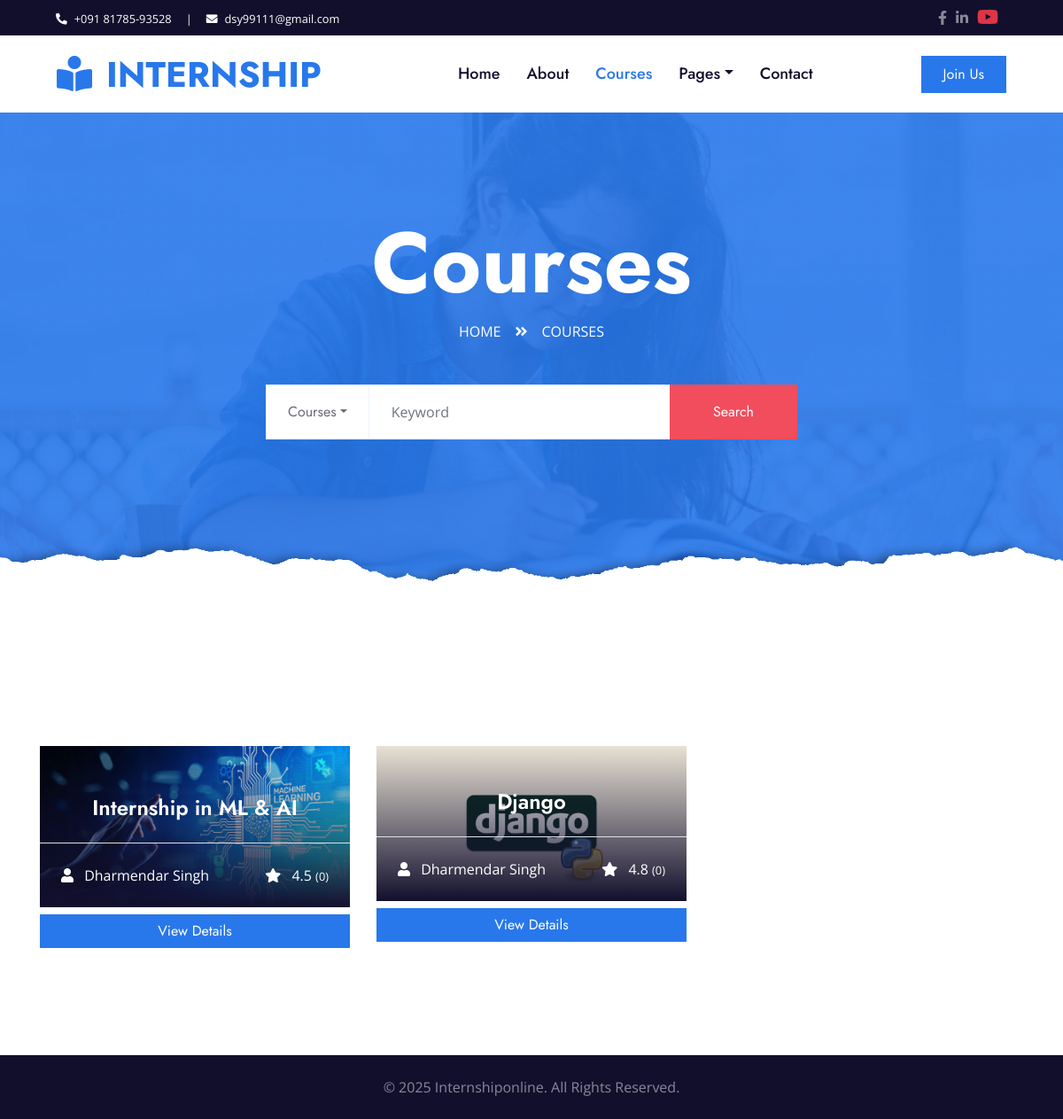
Page /courses/ on the committed database.
### internshipmain/models.py (models this page shows, shortened)
class Course(models.Model):
    title = models.CharField(max_length=255)
    description = models.TextField()
    image = models.ImageField(upload_to="courses/", blank=True, null=True)
    instructor = models.CharField(max_length=200)
    rating = models.FloatField(default=0.0)
    reviews_count = models.IntegerField(default=0)
    language = models.CharField(max_length=50, default="English")
    price = models.DecimalField(max_digits=8, decimal_places=2)
    category = models.CharField(max_length=100, default="General")  # For related courses

### internshipmain/views.py (the view)
# urls.py: path('courses/', views.courses, name='courses'),
def courses(request):
    q = request.GET.get("q")
    if q:
        all_courses = Course.objects.filter(
            Q(title__icontains=q) |
            Q(description__icontains=q) |
            Q(category__icontains=q) |
            Q(language__icontains=q)
        )
    else:
        all_courses = Course.objects.all()
    return render(request, "internshipmain/course.html", {
        "courses": all_courses,
        "query": q,
    })

### internshipmain/templates/internshipmain/course.html (shortened to what this page needs)
{% load static %}
<!DOCTYPE html>
<html lang="en">
<head>
    <link href="https://cdnjs.cloudflare.com/ajax/libs/font-awesome/5.10.0/css/all.min.css" rel="stylesheet">
    <link href="{% static 'lib/owlcarousel/assets/owl.carousel.min.css' %}" rel="stylesheet">
    <link href="{% static 'css/style.css' %}" rel="stylesheet">
</head>
<body>
    <div class="container-fluid bg-dark">
        <div class="row py-2 px-lg-5">
            <div class="col-lg-6 text-center text-lg-left mb-2 mb-lg-0">
                <div class="d-inline-flex align-items-center text-white">
                    <small><i class="fa fa-phone-alt mr-2"></i>+091 81785-93528</small>
                    <small class="px-3">|</small>
                    <small><i class="fa fa-envelope mr-2"></i>dsy99111@gmail.com</small>
                </div>
            </div>
            <div class="col-lg-6 text-center text-lg-right">
                <div class="d-inline-flex align-items-center">
                  <a href="https://www.facebook.com/profile.php?id=100067208660401"
   style="margin-right:10px; display:inline-block;"
   class="text-white-50">
    <i class="fab fa-facebook-f"></i>
</a>
<a href="https://www.linkedin.com/in/dharmender-singh-87997899/"
   style="margin-right:10px; display:inline-block;"
   class="text-white-50">
    <i class="fab fa-linkedin-in"></i>
</a>
<a href="https://www.youtube.com/@codewithdharm"
   target="_blank"
   style="margin-right:10px; display:inline-block;"
   class="text-danger">
    <i class="fab fa-youtube fa-lg"></i>
</a>
                </div>
            </div>
        </div>
    </div>
    <div class="container-fluid p-0">
        <nav class="navbar navbar-expand-lg bg-white navbar-light py-3 py-lg-0 px-lg-5">
            <a href="{% url 'home' %}" class="navbar-brand ml-lg-3">
                <h1 class="m-0 text-uppercase text-primary">
                    <i class="fa fa-book-reader mr-3"></i>Internship
                </h1>
            </a>
            <div class="collapse navbar-collapse justify-content-between px-lg-3" id="navbarCollapse">
                <div class="navbar-nav mx-auto py-0">
                    <a href="{% url 'home' %}" class="nav-item nav-link">Home</a>
                    <a href="{% url 'about' %}" class="nav-item nav-link">About</a>
                    <a href="{% url 'courses' %}" class="nav-item nav-link active">Courses</a>
                    <div class="nav-item dropdown">
                        <a href="#" class="nav-link dropdown-toggle" data-toggle="dropdown">Pages</a>
                    </div>
                    <a href="{% url 'contact' %}" class="nav-item nav-link">Contact</a>
                </div>
                <a href="https://www.codecademyonline.com/register/" class="btn btn-primary py-2 px-4 d-none d-lg-block">Join Us</a>
            </div>
        </nav>
    </div>
    <div class="jumbotron jumbotron-fluid page-header position-relative overlay-bottom" style="margin-bottom: 90px;">
        <div class="container text-center py-5">
            <h1 class="text-white display-1">Courses</h1>
            <div class="d-inline-flex text-white mb-5">
                <p class="m-0 text-uppercase"><a class="text-white" href="{% url 'home' %}">Home</a></p>
                <i class="fa fa-angle-double-right pt-1 px-3"></i>
                <p class="m-0 text-uppercase">Courses</p>
            </div>
            <div class="mx-auto mb-5" style="width: 100%; max-width: 600px;">
                <div class="input-group">
                    <div class="input-group-prepend">
                        <button class="btn btn-outline-light bg-white text-body px-4 dropdown-toggle" type="button"
                            data-toggle="dropdown" aria-haspopup="true" aria-expanded="false">Courses</button>
                    </div>
                    <input type="text" class="form-control border-light" style="padding: 30px 25px;" placeholder="Keyword">
                    <div class="input-group-append">
                        <button class="btn btn-secondary px-4 px-lg-5">Search</button>
                    </div>
                </div>
            </div>
        </div>
    </div>
    <div class="container-fluid py-5">
        <div class="container py-5">
           <div class="row">
    {% for course in courses %}
    <div class="col-lg-4 col-md-6 mb-4">
        <div class="courses-list-item position-relative d-block overflow-hidden">
            {% if course.image %}
            <img class="img-fluid" src="{{ course.image.url }}" alt="{{ course.title }}">
            {% else %}
            <img class="img-fluid" src="{% static 'img/default-course.jpg' %}" alt="default">
            {% endif %}
            <div class="courses-text">
                <h4 class="text-center text-white px-3">{{ course.title }}</h4>
                <div class="border-top w-100 mt-3">
                    <div class="d-flex justify-content-between p-4">
                        <span class="text-white">
                            <i class="fa fa-user mr-2"></i> {{ course.instructor }}
                        </span>
                        <span class="text-white">
                            <i class="fa fa-star mr-2"></i> {{ course.rating }}
                            <small>({{ course.reviews_count }})</small>
                        </span>
                    </div>
                </div>
            </div>
        </div>
        <a class="btn btn-primary w-100 mt-2" href="{% url 'course_detail' course.id %}">
            View Details
        </a>
    </div>
    {% endfor %}
</div>
        </div>
    </div>
    {% include 'partials/footer.html' %}
</body>
</html>

### rows in the picture
Course: image (picture), title "Internship in ML & AI", instructor "Dharmendar Singh", rating "4.5", reviews_count "0"
Course: image (picture), title "Django", instructor "Dharmendar Singh", rating "4.8", reviews_count "0"
